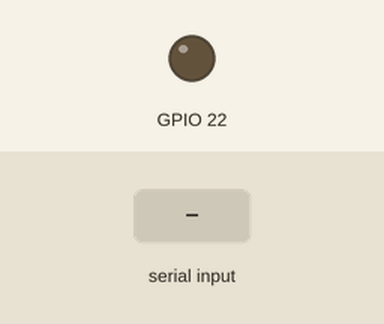
Recording of a program running on a simulated Raspberry Pi (BCM pin numbers). On the bench: output pins drawn as LEDs (lit = HIGH). Dashed ring = blinking. The inputs (shaded band) are chosen by the test bench. What the program prints to the terminal is not drawn. At 3.1 s the program stops and its outputs stay as they are.

Above: at 2.2 s.
2.3 s: "2" typed at the terminal, then Enter
At 2.4 s:
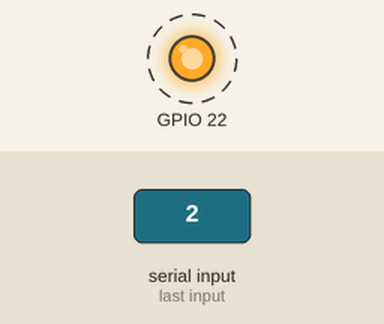
Timing chart, 0 to 4.6 s (numbered marks = the images above; inputs shaded):
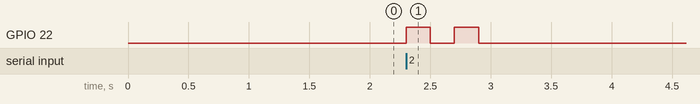

The program:

6-buzzer_2.py
```python
#!/usr/bin/env python
# -*- coding: utf-8 -*-
#

import os
from time import sleep
import RPi.GPIO as GPIO

GPIO.setmode(GPIO.BCM)

GPIO.setup(22,GPIO.OUT)

#
print("Γεια σου χρήστη!")
sleep(1)
#
buzzes_choice = 0
os.system('clear')
print "Πόσες φορές θα ήθελες να ακούσεις το κουδούνι;"
buzzes_choice = input("Γράψε έναν αριθμό: ")
buzzed = buzzes_choice
#
while buzzes_choice > 0:
	GPIO.output(22,GPIO.HIGH)
	print("*")
	sleep(.2)
	GPIO.output(22,GPIO.LOW)
	sleep(.2)
	buzzes_choice = buzzes_choice - 1
#
os.system('clear')
print("Το ακούσαμε " + str(buzzed) + " φορές!")
#
GPIO.cleanup()
```

Measured:
- after the input at 2.3 s, GPIO 22: alternates HIGH for 0.20 s and LOW for 0.20 s, 4 changes in all, then stays LOW, starting at once
